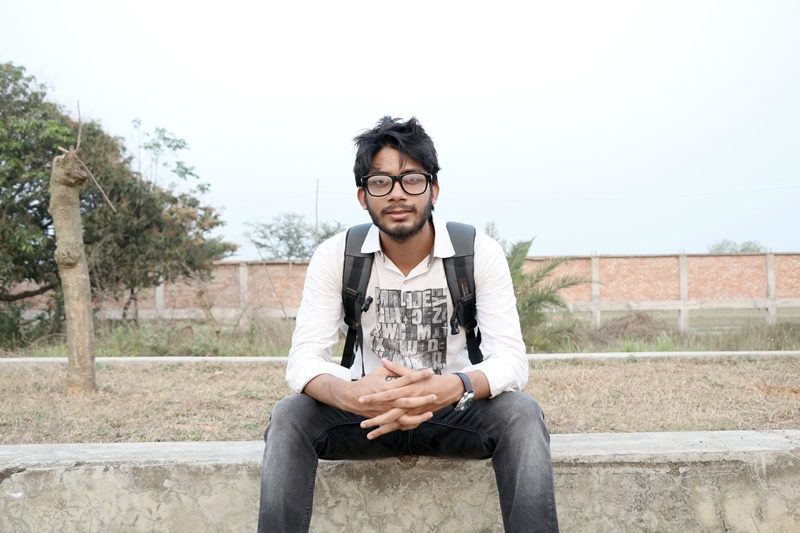
#> input picture PatternOffline2/TemplateMatching/mamun2.jpg, 800 x 533 px
$ python test.py   (older library calls are emulated)
#> lines starting #> are read from the running program, lines starting #| are printed output that depends on the picture
### PatternOffline2/TemplateMatching/common.py
import matplotlib.patches as patches
import matplotlib.pyplot as plt
import numpy as np
from PIL import Image
import cv2

def get_img_arrays(test_image, ref_image):
#> called with test_image = 'mamun2.jpg', ref_image = 'mamun2r.jpg'
    test = cv2.imread(test_image, cv2.IMREAD_GRAYSCALE) / 255.0
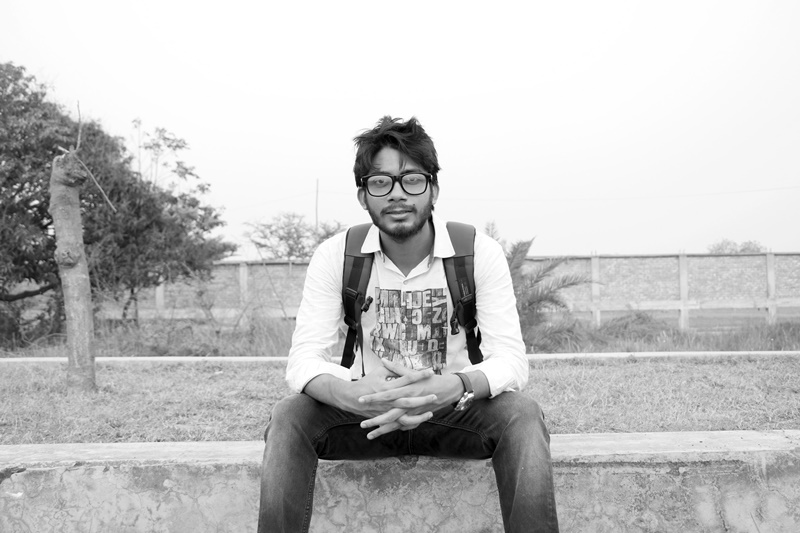
#> test: shape (533, 800) float64; min 0, max 1, mean 0.76
    ref = cv2.imread(ref_image, cv2.IMREAD_GRAYSCALE)   /255.0
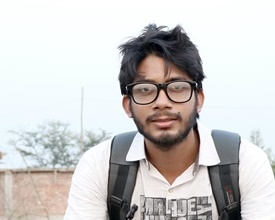
#> input picture PatternOffline2/TemplateMatching/mamun2r.jpg, 275 x 220 px
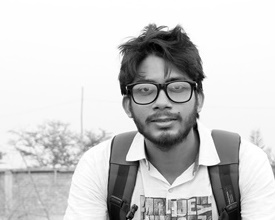
#> ref: shape (220, 275) float64; min 0, max 1, mean 0.795
    return test, ref

def get_img_arrays_int(test_image, ref_image):
#> called with test_image = 'mamun2.jpg', ref_image = 'mamun2r.jpg'
    test = cv2.imread(test_image, cv2.IMREAD_GRAYSCALE)
#> test: shape (533, 800); min 0, max 255, mean 193.8
    ref = cv2.imread(ref_image, cv2.IMREAD_GRAYSCALE)
#> ref: shape (220, 275); min 0, max 255, mean 202.7
    return test, ref


# [23 lines left out: functions cost, show_img, not called in this run]

### PatternOffline2/TemplateMatching/test.py
import cv2
import numpy as np
import scipy
from common import show_img, cost, get_img_arrays, get_img_arrays_int

d = float('inf')

test, ref = get_img_arrays('mamun2.jpg', 'mamun2r.jpg')
test2, ref2 = get_img_arrays_int('mamun2.jpg', 'mamun2r.jpg')

#ref = scipy.misc.imresize(test, 0.5)
ref = cv2.resize(test,None, fx=0.5, fy=0.5)
#> ref: shape (266, 400) float64
ref2 = cv2.resize(test2, None, fx=0.5, fy=0.5)/255.0

print(ref-ref2)
#> (printed output is left out)

coord = (1,2)
print(coord*2)
#print(ref2)
#print(cv2.__version__)
#print('Hello world')
